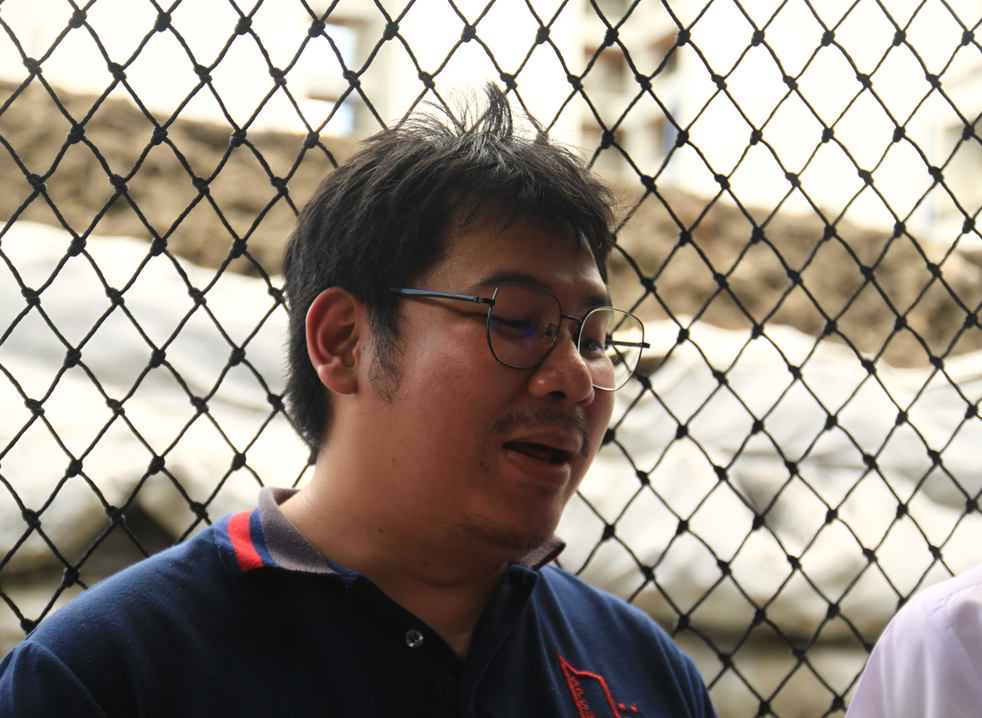
#> input picture test2.png, 982 x 718 px, shrunk from 1205 x 881 before the run, found by its file name
$ python bitwise.py
#> lines starting #> are read from the running program, lines starting #| are printed output that depends on the picture; after the words box and inside, x2 and y2 are one past the last pixel; in counts of white or black regions, pixels touching at a corner belong together
import cv2 as cv
import numpy as np


# Create two white canvases (500x500 pixels, 3 channels, 8-bit)
img1 = np.full((500,500,3), 255, dtype=np.uint8)
img2 = np.full((500,500,3), 255, dtype=np.uint8)
img3 = cv.imread('Code - Computer Vision/test2.png') # Load your source image
#> img3 is the input picture: shape (718, 982, 3); mean B, G, R 133.8, 143.2, 152.1

# --- 2. COLOR FILTERING (HSV/BGR Thresholding) ---
# Define the range of BGR value green color to detect
upper_green = np.array([100, 255, 130]) #dark green
lower_green = np.array([0, 50, 0]) # mint green

# Create a binary mask: white pixels = green detected, black pixels = everything else
mask = cv.inRange(img3, lower_green, upper_green)
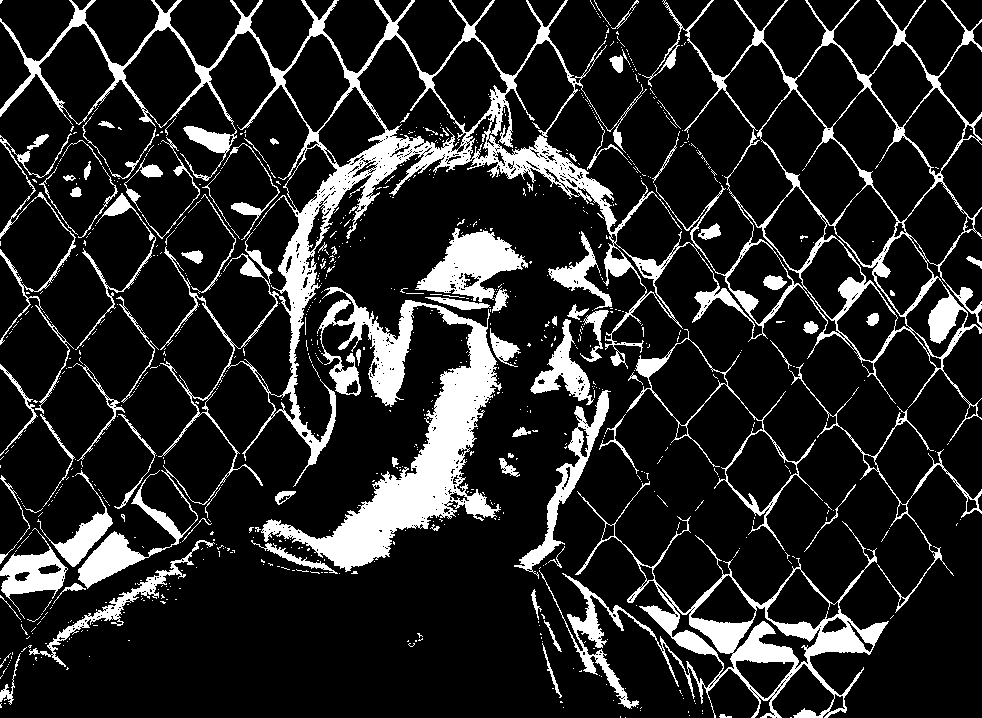
#> mask: shape (718, 982); 15.1% white; 851 white regions (759 under 20 px), largest, box (x1, y1, x2, y2) and area: (0, 0, 982, 589) 42533, (261, 287, 502, 572) 19074, (539, 481, 889, 718) 11938

# # Apply the mask: only keep pixels where the mask is white (the green parts)
# result = cv.bitwise_and(img3, img3, mask=mask)

# # --- 3. DRAWING SHAPES FOR LOGIC TESTING ---
# # Draw a blue-ish rectangle on img1 and a circle on img2
# cv.rectangle(img1, (70, 70), (430, 430), (245, 160, 118), -1)
# cv.circle(img2, (250, 250), 200, (245, 160, 118), -1)

# # --- 4. BITWISE OPERATIONS ---
# # Intersection: Only shows area where both shapes overlap
# bitwise_and = cv.bitwise_and(img1, img2)

# # Union: Shows the combined area of both shapes
# bitwise_or = cv.bitwise_or(img1, img2)

# # Inversion: Flips the colors of img1 (Black -> white)
# # If a pixel is White (255), NOT makes it Black (0)
# # If a pixel is 200, NOT makes it 55 (255 - 200)
# bitwise_not = cv.bitwise_not(img1)

# # Difference: Shows only areas where the shapes DO NOT overlap
# bitwise_xor = cv.bitwise_xor(img1, img2)

# # --- 5. DISPLAY RESULTS ---
# cv.imshow('Rectangle', img1)
# cv.imshow('circle', img2)
# cv.imshow('AND', bitwise_and)
# cv.imshow('OR', bitwise_or)
# cv.imshow('NOT', bitwise_not)
# cv.imshow('XOR', bitwise_xor)
# cv.imshow('origin', img3)
cv.imshow('detect color mask', mask)
# cv.imshow('result', result)

cv.waitKey(0)
cv.destroyAllWindows()

$ run again, with test.png copied over test2.png
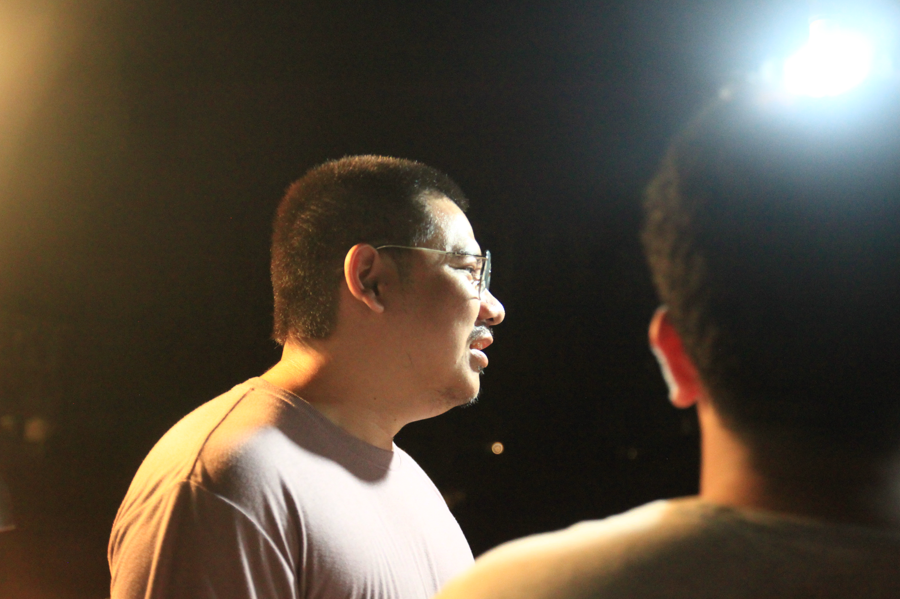
#> input picture test.png, 900 x 599 px, found by its file name
#> img3 is the input picture: shape (599, 900, 3); mean B, G, R 60.2, 73.5, 83.3
#> `mask = cv.inRange(img3, lower_green, upper_green)`:
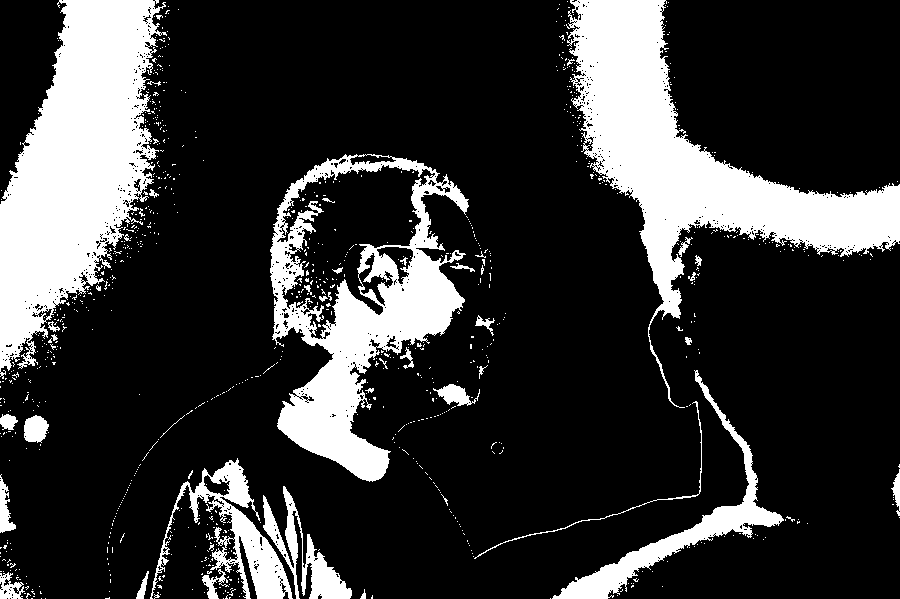
#> mask: shape (599, 900); 20.9% white; 932 white regions (889 under 20 px), largest, box (x1, y1, x2, y2) and area: (0, 0, 167, 379) 34602, (566, 0, 900, 408) 34294, (270, 154, 469, 482) 23329

$ run again, with 97941_0.jpg saved as test2.png
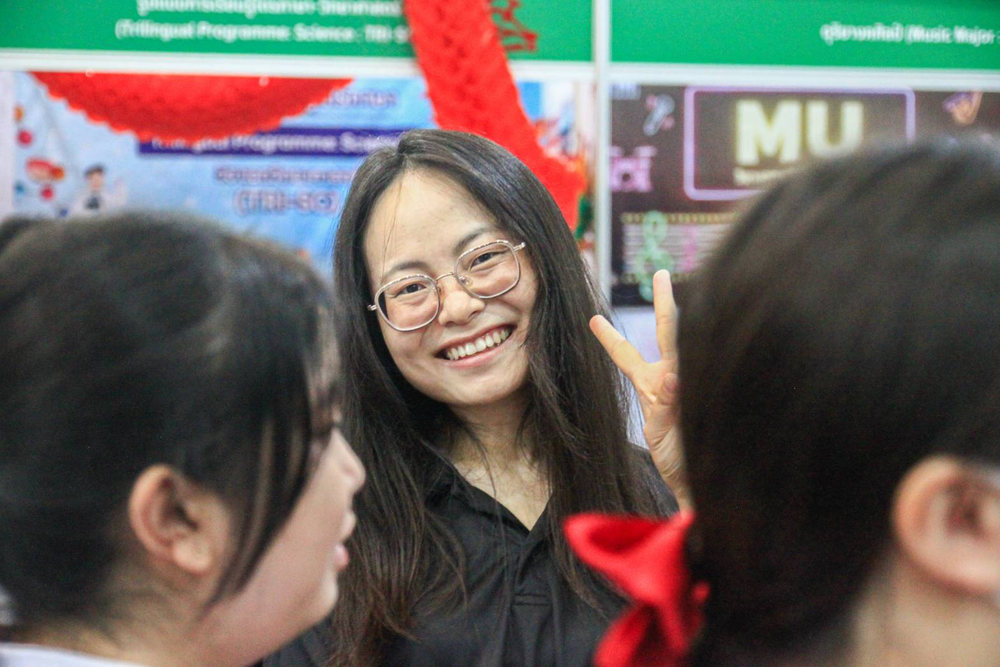
#> input picture 97941_0.jpg, 1000 x 667 px, shrunk from 1567 x 1045 before the run, found by its file name
#> img3 is the input picture: shape (667, 1000, 3); mean B, G, R 91.7, 97.6, 103.4
#> `mask = cv.inRange(img3, lower_green, upper_green)`:
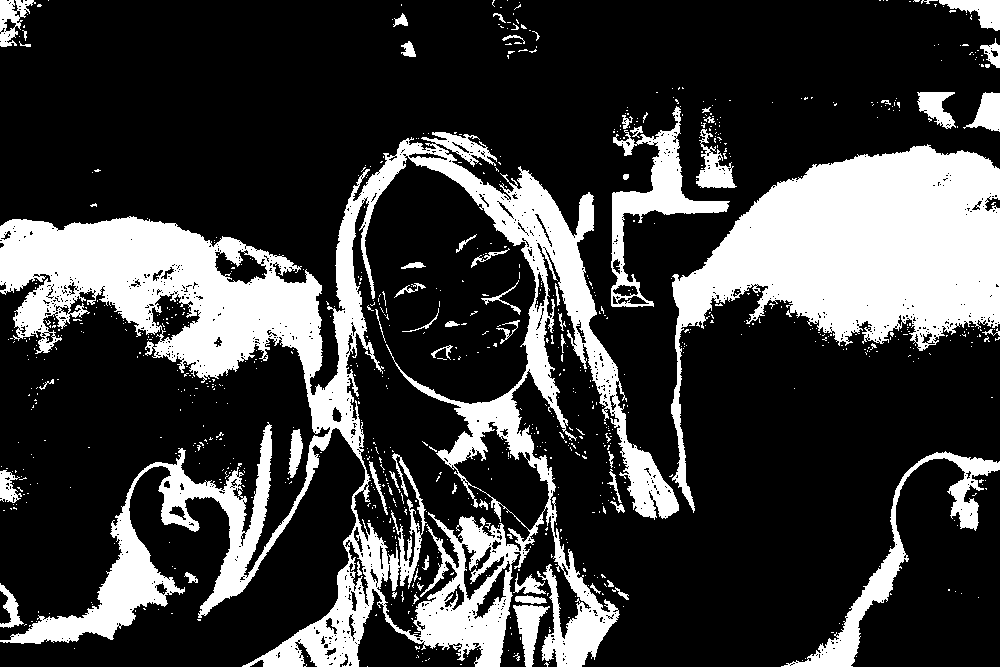
#> mask: shape (667, 1000); 24.5% white; 887 white regions (821 under 20 px), largest, box (x1, y1, x2, y2) and area: (0, 132, 679, 667) 93837, (671, 144, 1000, 513) 45848, (781, 451, 1000, 667) 5428
